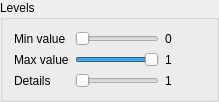
    <widget class="QGroupBox" name="groupBoxHeightProcessing">
     <property name="toolTip">
      <string>&lt;html&gt;&lt;head/&gt;&lt;body&gt;&lt;p&gt;Clamp the RGB components of the pixel color to range (Min. value, Max. value).&lt;/p&gt;&lt;/body&gt;&lt;/html&gt;</string>
     </property>
     <property name="title">
      <string>Levels</string>
     </property>
     <layout class="QVBoxLayout" name="verticalLayout_8">
      <item>
       <layout class="QGridLayout" name="gridLayout_10">
        <item row="0" column="0">
         <widget class="QLabel" name="label_49">
          <property name="text">
           <string>Min value</string>
          </property>
         </widget>
        </item>
        <item row="0" column="1">
         <widget class="QSlider" name="horizontalSliderHeightProcMinValue">
          <property name="sizePolicy">
           <sizepolicy hsizetype="Expanding" vsizetype="Preferred">
            <horstretch>0</horstretch>
            <verstretch>0</verstretch>
           </sizepolicy>
          </property>
          <property name="maximum">
           <number>200</number>
          </property>
          <property name="orientation">
           <enum>Qt::Horizontal</enum>
          </property>
         </widget>
        </item>
        <item row="0" column="2">
         <widget class="QLabel" name="labelHeightProcMinValue">
          <property name="minimumSize">
           <size>
            <width>40</width>
            <height>0</height>
           </size>
          </property>
          <property name="text">
           <string>0</string>
          </property>
         </widget>
        </item>
        <item row="1" column="0">
         <widget class="QLabel" name="label_51">
          <property name="text">
           <string>Max value</string>
          </property>
         </widget>
        </item>
        <item row="1" column="1">
         <widget class="QSlider" name="horizontalSliderHeightProcMaxValue">
          <property name="sizePolicy">
           <sizepolicy hsizetype="Expanding" vsizetype="Preferred">
            <horstretch>0</horstretch>
            <verstretch>0</verstretch>
           </sizepolicy>
          </property>
          <property name="maximum">
           <number>200</number>
          </property>
          <property name="value">
           <number>200</number>
          </property>
          <property name="orientation">
           <enum>Qt::Horizontal</enum>
          </property>
         </widget>
        </item>
        <item row="1" column="2">
         <widget class="QLabel" name="labelHeightProcMaxValue">
          <property name="text">
           <string>1</string>
          </property>
         </widget>
        </item>
        <item row="2" column="0">
         <widget class="QLabel" name="label_50">
          <property name="text">
           <string>Details</string>
          </property>
         </widget>
        </item>
        <item row="2" column="1">
         <widget class="QSlider" name="horizontalSliderHeightAveRadius">
          <property name="sizePolicy">
           <sizepolicy hsizetype="Expanding" vsizetype="Preferred">
            <horstretch>0</horstretch>
            <verstretch>0</verstretch>
           </sizepolicy>
          </property>
          <property name="minimum">
           <number>1</number>
          </property>
          <property name="maximum">
           <number>100</number>
          </property>
          <property name="orientation">
           <enum>Qt::Horizontal</enum>
          </property>
         </widget>
        </item>
        <item row="2" column="2">
         <widget class="QLabel" name="label_52">
          <property name="text">
           <string>1</string>
          </property>
         </widget>
        </item>
       </layout>
      </item>
     </layout>
    </widget>
